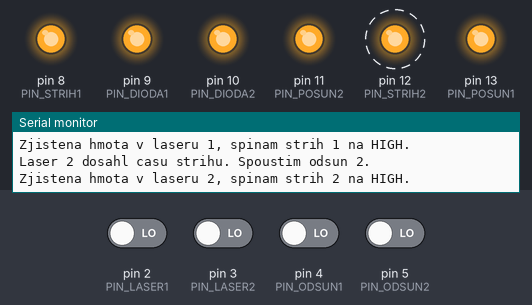
Bench run of a sketch on a simulated Arduino Uno, built with avr-gcc and run on an emulated ATmega328P. On the bench: output pins drawn as LEDs (lit = HIGH), the last lines printed to the serial monitor. Dashed ring = blinking. The inputs (shaded band) are chosen by the test bench; at power-on: pin 2 (PIN_LASER1), pin 3 (PIN_LASER2), pin 4 (PIN_ODSUN1), pin 5 (PIN_ODSUN2) LOW.

Above: at 2.3 s.
2.4 s: pin 2 (PIN_LASER1) driven HIGH
At 5.38 s:
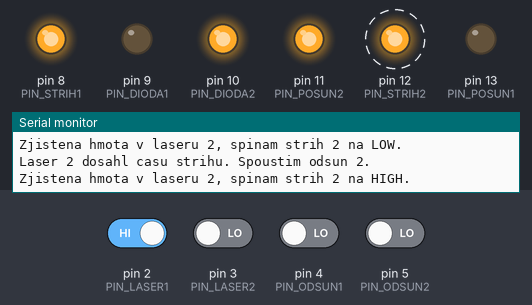
5.4 s: pin 3 (PIN_LASER2) driven HIGH
At 7.93 s:
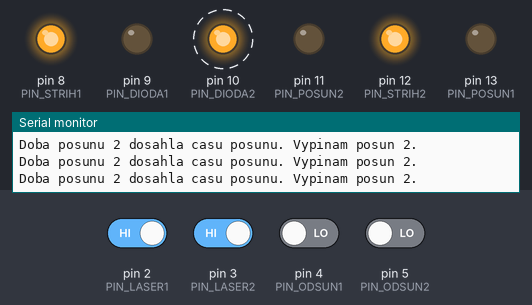
8.4 s: pin 2 (PIN_LASER1) driven LOW
At 9.13 s:
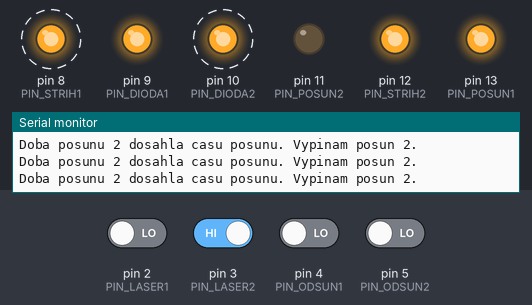
11.4 s: pin 4 (PIN_ODSUN1) driven HIGH
At 12.33 s:
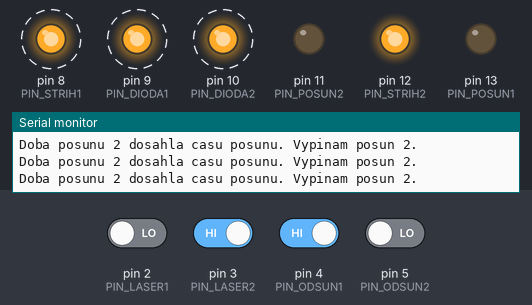
14.4 s: pin 3 (PIN_LASER2) driven LOW
At 15.26 s:
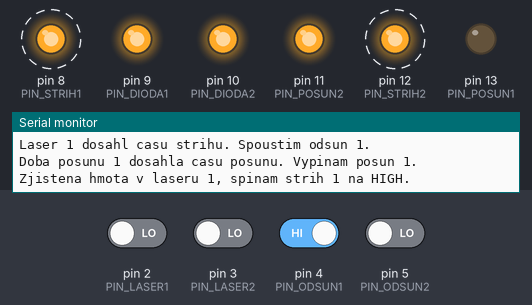
17.4 s: pin 3 (PIN_LASER2) driven HIGH
At 17.72 s:
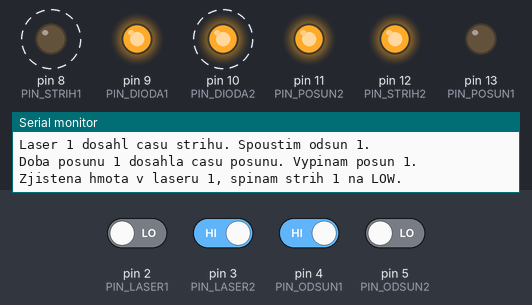
Timing chart, 0 to 21.4 s (numbered marks = the images above; inputs shaded):
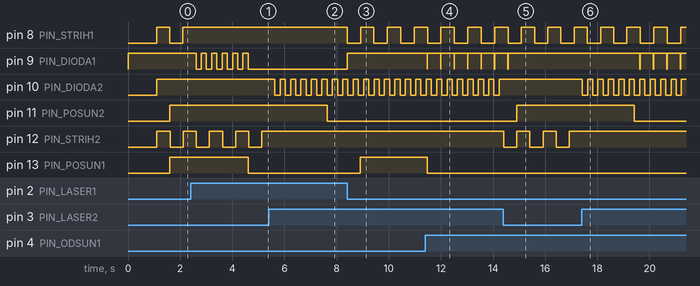

The sketch:

2pistostroj.ino
```cpp
//dvojitej pistostroj u nehoz matne tusim co dela.


//------------------------------------------
//Konstanty

//debugovaci

//Pokud je tohle true, tak se bude vypisovat co dela na seriak (115200 baud). pokud neni treba, melo by byt false.
bool LOGOVAT = true;
//na zacatku se sekundu blikne diodama, aby se vedelo ze se to restartlo. Ovsem pokud tohle neni false...
bool BLIKAT_NA_STARTU = true;

//se nevedelo esli laser bude preruseny na nule nebo jednicce. tady se to nastavuje. cislo udava log hodnotu pro preruseny laser.
int LASER_PRERUSENY = 0;

//stejna logika pro indikatory odsunuti. Pokud to cidlo tam neni, tak na tom pinu bude
//nejspis 0 a tim padem tady ten stav s jednickou nikdy nenastane a bude se to ridit jenom casem
int ODSUNUTO=1;

//Piny
int PIN_LASER1 = 2;
int PIN_LASER2 = 3;
int PIN_STRIH1 = 8;
int PIN_STRIH2 = 12;
int PIN_POSUN1 = 13;
int PIN_POSUN2 = 11;
int PIN_ODSUN1 = 4;
int PIN_ODSUN2 = 5;
int PIN_DIODA1 = 9;
int PIN_DIODA2 = 10;

//Cekani konstanty - vsechny jsou v milisekundach - konstanta 1000 = 1 sekunda.

//kazdy cyklus bude cekat tuto dobu, aby se necetlo vsechno furt dokola jak rychle to jenom jde.
int CYKLYCKA_PRODLEVA = 1;
//doba strihu (prodleva mezi zacatkem strihani a zapnutim odsunu)
int DOBA_STRIHU = 500;
//doba po kterou pojede posun po skonceni strihu
int DOBA_POSUNU = 2000;

//------------------------------------------
//promenne

// stavove indikatory :
bool striha1 = false; //jestli se zrovna striha
bool striha2 = false;
bool posouva1 = false;//jestli se zrovna posouva
bool posouva2 = false;
bool laser1 = false;//ve ktere pozici je strih
bool laser2 = false;


//citace prodlev.
unsigned long cas_strih1;
unsigned long cas_strih2;
unsigned long cas_posun1;
unsigned long cas_posun2;
unsigned long cas_dioda1;
unsigned long cas_dioda2;


//------------------------------------------


void loguj(const char* msg) {
    if (LOGOVAT){
      Serial.println(msg);
    }
}

void setup() {
   Serial.begin(115200);
   delay(3);//mozna je potreba nechat chvilku na init. mozna ne, nevim.

   loguj("Start. Nastavuju piny. ");
   pinMode(PIN_LASER1, INPUT);
   pinMode(PIN_LASER1, INPUT);
   pinMode(PIN_STRIH1, OUTPUT);
   pinMode(PIN_STRIH2, OUTPUT);
   pinMode(PIN_POSUN1, OUTPUT);
   pinMode(PIN_POSUN2, OUTPUT);
   pinMode(PIN_ODSUN1, INPUT);
   pinMode(PIN_ODSUN2, INPUT);
   pinMode(PIN_DIODA1, OUTPUT);
   pinMode(PIN_DIODA2, OUTPUT);

   if (BLIKAT_NA_STARTU) {
   //zablikej diodama aby vedeli ze ses restartl
    loguj("Blikam diodama sekundu");
    for (int i = 0; i <=  10; i++) {
     digitalWrite(PIN_DIODA1, HIGH);
     digitalWrite(PIN_DIODA2, LOW);
     delay(100);
     digitalWrite(PIN_DIODA1, LOW);
     digitalWrite(PIN_DIODA2, HIGH);
    }//vypni diody a pokracuj
    digitalWrite(PIN_DIODA2, LOW);
    digitalWrite(PIN_DIODA1, LOW);
   }

   //srovnej si strihy do zname pozice.
   digitalWrite(PIN_STRIH1, LOW);
   digitalWrite(PIN_STRIH2, LOW);


   //a deme na to jyrko.

}

void loop() {
  //pokud je v laseru 1 hmota a zrovna nestrihas, spusti strih, rozni diodu a uloz si kdy to bylo.
  if (!striha1 and digitalRead(PIN_LASER1) ==  LASER_PRERUSENY) {
    cas_strih1 = millis();
    digitalWrite(PIN_DIODA1, HIGH);
    striha1 = true;
    if (!laser1) {
      loguj("Zjistena hmota v laseru 1, spinam strih 1 na HIGH.");
      digitalWrite(PIN_STRIH1, HIGH);
      laser1 = true;
    }else {
      loguj("Zjistena hmota v laseru 1, spinam strih 1 na LOW.");
      digitalWrite(PIN_STRIH1, LOW);
      laser1 = false;
    }
  }
  //to same pro laser 2
  if (!striha2 and digitalRead(PIN_LASER2) ==  LASER_PRERUSENY ) {
    cas_strih2 = millis();
    digitalWrite(PIN_DIODA2, HIGH);
    striha2 = true;
    if (!laser2) {
      loguj("Zjistena hmota v laseru 2, spinam strih 2 na HIGH.");
      digitalWrite(PIN_STRIH2, HIGH);
      laser2 = true;
    }else {
      loguj("Zjistena hmota v laseru 2, spinam strih 2 na LOW.");
      digitalWrite(PIN_STRIH2, LOW);
      laser2 = false;
    }
  }

  //pokud tedka striham a cas po strihu nektereho z laseru prekrocil nastaveny limit, spusti posun a zhasni strihaci diodu.
  if (striha1 and millis() > cas_strih1 + DOBA_STRIHU) {
    loguj("Laser 1 dosahl casu strihu. Spoustim odsun 1.");
    cas_posun1 = millis();
    posouva1 = true;
    striha1 = false;
    digitalWrite(PIN_POSUN1, HIGH);
    digitalWrite(PIN_DIODA1, LOW);
  }
  if (striha2 and millis() > cas_strih2 + DOBA_STRIHU) {
    loguj("Laser 2 dosahl casu strihu. Spoustim odsun 2.");
    cas_posun2 = millis();
    posouva2 = true;
    striha2 = false;
    digitalWrite(PIN_POSUN2, HIGH);
    digitalWrite(PIN_DIODA2, LOW);
  }

  //pokud cas po zapnuti posunu prekrocil nastavenou konstantu nebo je cidlo odsunuti v tom stavu kde uz je odsunuto, vypni posun
  if (posouva1 and (millis() > cas_posun1 + DOBA_POSUNU or digitalRead(PIN_ODSUN1) == ODSUNUTO)) {
    loguj ("Doba posunu 1 dosahla casu posunu. Vypinam posun 1.");
    posouva1 = false;
    digitalWrite(PIN_POSUN1, LOW);
  }
  if (posouva2 and (millis() > cas_posun2 + DOBA_POSUNU or digitalRead(PIN_ODSUN2) == ODSUNUTO)) {
    loguj ("Doba posunu 2 dosahla casu posunu. Vypinam posun 2.");
    posouva1 = false;
    digitalWrite(PIN_POSUN2, LOW);
  }


  //blikani diodama behem posunu. pokud nestriham ani neposouvam, diody vypni.
  if (posouva1 and (millis() - cas_posun1 ) % 400 > 200) {
    digitalWrite(PIN_DIODA1, HIGH);
  }else if (!striha1) {
    digitalWrite(PIN_DIODA1, LOW);
  }
  if (posouva2 and (millis() - cas_posun2) % 400 > 200) {
    digitalWrite(PIN_DIODA2, HIGH);
  }else if (!striha2){
    digitalWrite(PIN_DIODA2, LOW);
  }


  delay(CYKLYCKA_PRODLEVA);

}
```

Measured:
- after the input at 2.4 s, pin 8 (PIN_STRIH1): stops changing and stays HIGH; pin 9 (PIN_DIODA1): alternates HIGH for 0.20 s and LOW for 0.20 s, 11 changes in all, then stays LOW, starting after 0.21 s; pin 13 (PIN_POSUN1): HIGH → LOW after 2.2 s
- after the input at 5.4 s, pin 10 (PIN_DIODA2): alternates HIGH for 0.20 s and LOW for 0.20 s, starting after 0.23 s; pin 11 (PIN_POSUN2): HIGH → LOW after 2.2 s; pin 12 (PIN_STRIH2): stops changing and stays HIGH
- after the input at 8.4 s, pin 8 (PIN_STRIH1): alternates HIGH for 0.51 s and LOW for 0.51 s, starting at once; pin 9 (PIN_DIODA1): LOW → HIGH at once; pin 13 (PIN_POSUN1): LOW → HIGH after 0.51 s
- after the input at 11.4 s, pin 9 (PIN_DIODA1): alternates HIGH for 0.51 s and LOW for 0.01 s, starting after 0.07 s; pin 13 (PIN_POSUN1): HIGH → LOW after 0.08 s
- after the input at 14.4 s, pin 9 (PIN_DIODA1): goes on until 14.6 s, then stays HIGH; pin 10 (PIN_DIODA2): stops changing and stays HIGH; pin 11 (PIN_POSUN2): LOW → HIGH after 0.51 s; pin 12 (PIN_STRIH2): alternates HIGH for 0.50 s and LOW for 0.50 s, starting at once
- after the input at 17.4 s, pin 9 (PIN_DIODA1): alternates HIGH for 0.51 s and LOW for 0.01 s, starting after 2.2 s; pin 10 (PIN_DIODA2): alternates HIGH for 0.20 s and LOW for 0.20 s, starting at once; pin 11 (PIN_POSUN2): HIGH → LOW after 2.0 s; pin 12 (PIN_STRIH2): stops changing and stays HIGH
- by itself, pin 12 (PIN_STRIH2): alternates HIGH for 0.50 s and LOW for 0.50 s
